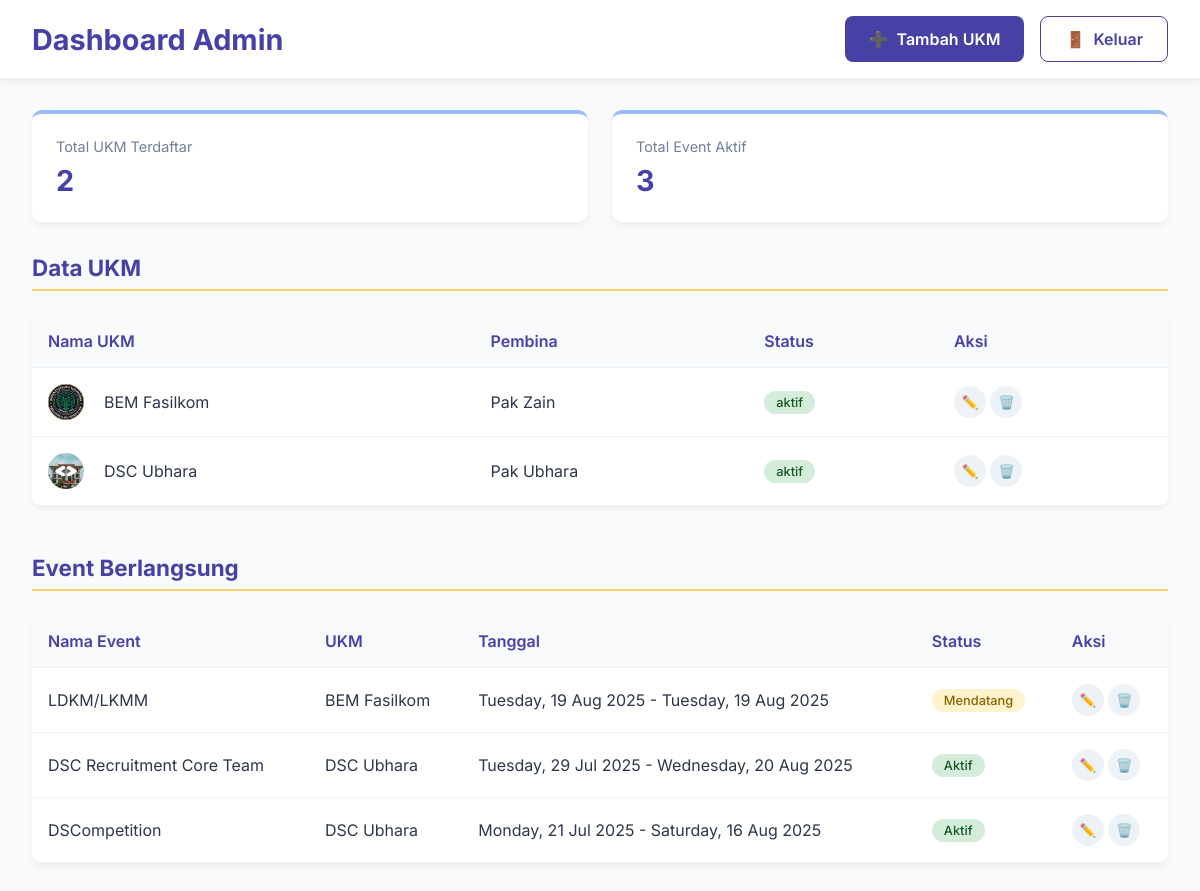
Page /infoukm/dashboard_admin.php (signed in) on the committed database.
### tables this page shows
CREATE TABLE `users` (
  `id` int NOT NULL,
  `nama_ukm` varchar(100) DEFAULT NULL,
  `email` varchar(100) DEFAULT NULL,
  `password` varchar(255) DEFAULT NULL,
  `remember_token` varchar(255) DEFAULT NULL,
  `pembina` varchar(100) DEFAULT NULL,
  `sosial_media` varchar(255) DEFAULT NULL,
  `deskripsi_ukm` text,
  `logo` varchar(255) DEFAULT NULL,
  `role` enum('admin','ukm') DEFAULT 'ukm',
  `status` enum('aktif','nonaktif') DEFAULT 'aktif',
  `created_at` timestamp NULL DEFAULT CURRENT_TIMESTAMP,
  `tiktok` varchar(255) DEFAULT NULL,
  `x` varchar(255) DEFAULT NULL,
  `facebook` varchar(255) DEFAULT NULL
);

CREATE TABLE `events` (
  `id` int NOT NULL,
  `nama_event` varchar(255) DEFAULT NULL,
  `tanggal_mulai` date DEFAULT NULL,
  `tanggal_selesai` date DEFAULT NULL,
  `lokasi` varchar(255) DEFAULT NULL,
  `deskripsi` text,
  `biaya` int DEFAULT NULL,
  `link_pendaftaran` varchar(255) DEFAULT NULL,
  `status` enum('Aktif','Mendatang','Selesai') DEFAULT 'Mendatang',
  `banner` varchar(255) DEFAULT NULL,
  `created_by` int DEFAULT NULL,
  `created_at` timestamp NULL DEFAULT CURRENT_TIMESTAMP,
  `jam_mulai` time DEFAULT NULL,
  `jam_selesai` time DEFAULT NULL
);

### infoukm/dashboard_admin.php (the view, shortened to what this page needs)
<?php
require 'koneksi.php';
$ukm_result = $conn->query("SELECT * FROM users WHERE role = 'ukm' ORDER BY nama_ukm");
$event_result = $conn->query("SELECT e.*, u.nama_ukm FROM events e JOIN users u ON e.created_by = u.id ORDER BY e.tanggal_mulai DESC");
$total_ukm = $ukm_result->num_rows;
$total_event = $event_result->num_rows;
?>
<!DOCTYPE html>
<html lang="id">
<head>
    <link rel="stylesheet" href="styles/dashboard_admin.css">
</head>
<body>
    <div class="header">
        <h1 class="page-title">Dashboard Admin</h1>
        <div class="btn-group">
            <a href="tambah_akun.php" class="btn btn-primary">
                <span>➕</span>
                <span>Tambah UKM</span>
            </a>
            <a href="logout.php" class="btn btn-secondary">
                <span>🚪</span>
                <span>Keluar</span>
            </a>
        </div>
    </div>
    <div class="isi">
        <div class="stats-container fade-up fade-delay-1">
            <div class="stat-card">
                <div class="stat-title">Total UKM Terdaftar</div>
                <div class="stat-value"><?= $total_ukm ?></div>
            </div>
            <div class="stat-card fade-up fade-delay-1">
                <div class="stat-title">Total Event Aktif</div>
                <div class="stat-value"><?= $total_event ?></div>
            </div>
        </div>
        <div class="data-section fade-up fade-delay-2">
            <h2 class="section-title">Data UKM</h2>
            <div class="data-table table-responsive">
                <table>
                    <thead>
                        <tr>
                            <th>Nama UKM</th>
                            <th>Pembina</th>
                            <th>Status</th>
                            <th>Aksi</th>
                        </tr>
                    </thead>
                    <tbody>
                        <?php while ($ukm = $ukm_result->fetch_assoc()): ?>
                            <tr>
                                <td>
                                    <div style="display: flex; align-items: center; gap: 0.5rem;">
                                        <?php
                                        $logo = !empty($ukm['logo']) ? $ukm['logo'] : 'default.png';
                                        $logo_path = "uploads/" . $logo;
                                        ?>
                                        <img src="<?= htmlspecialchars($logo_path) ?>" alt="UKM Logo" class="ukm-avatar" />
                                        <span><?= htmlspecialchars($ukm['nama_ukm']) ?></span>
                                    </div>
                                </td>
                                <td><?= htmlspecialchars($ukm['pembina']) ?></td>
                                <td><span class="status <?= strtolower($ukm['status']) ?>"><?= htmlspecialchars($ukm['status']) ?></span></td>
                                <td>
                                    <button class="action-btn" onclick="window.location.href='edit_akun.php?id=<?= $ukm['id'] ?>'">✏️</button>
                                    <button class="action-btn" onclick="if(confirm('Yakin ingin menghapus akun UKM ini?')) window.location.href='hapus_akun.php?id=<?= $ukm['id'] ?>'">🗑️</button>
                                </td>
                            </tr>
                        <?php endwhile; ?>
                    </tbody>
                </table>
            </div>
        </div>
        <div class="data-section fade-up fade-delay-3">
            <h2 class="section-title">Event Berlangsung</h2>
            <div class="data-table table-responsive">
                <table>
                    <thead>
                        <tr>
                            <th>Nama Event</th>
                            <th>UKM</th>
                            <th>Tanggal</th>
                            <th>Status</th>
                            <th>Aksi</th>
                        </tr>
                    </thead>
                    <tbody>
                    <?php while ($event = $event_result->fetch_assoc()): ?>
                        <tr>
                            <td><?= htmlspecialchars($event['nama_event']) ?></td>
                            <td><?= htmlspecialchars($event['nama_ukm']) ?></td>
                            <td>
                                <?php if (!empty($event['tanggal_mulai']) && !empty($event['tanggal_selesai'])): ?>
                                    <span>
                                        <?= date('l, d M Y', strtotime($event['tanggal_mulai'])) ?> -
                                        <?= date('l, d M Y', strtotime($event['tanggal_selesai'])) ?>
                                    </span>
                                <?php else: ?>
                                    <span>Tanggal belum tersedia</span>
                                <?php endif; ?>
                            </td>
                            <td><span class="status <?= strtolower($event['status']) ?>"><?= $event['status'] ?></span></td>
                            <td>
                                <button class="action-btn" onclick="window.location.href='edit_event.php?id=<?= $event['id'] ?>'">✏️</button>
                                <button class="action-btn" onclick="if(confirm('Yakin hapus?')) window.location.href='hapus_event.php?id=<?= $event['id'] ?>'">🗑️</button>
                            </td>
                        </tr>
                    <?php endwhile; ?>
                    </tbody>
                </table>
            </div>
        </div>
    </div>
</body>
</html>

### infoukm/styles/dashboard_admin.css (style rules this page uses)
:root { --primary: #4741A6; --secondary: #F9CE69; --accent: #9BBBFC; --background: #F8FAFC; --white: #FFFFFF; --black: #333333; --text: #2D3748; }
* { margin: 0; padding: 0; box-sizing: border-box; font-family: 'Inter', 'Segoe UI', sans-serif; }
body { background-color: var(--background); color: var(--text); }
.isi { padding-left: 2rem; padding-right: 2rem; padding-bottom: 2rem; }
.header { padding: 1rem 2rem; background-color: white; display: flex; justify-content: space-between; align-items: center; margin-bottom: 2rem; box-shadow: 0 2px 10px rgba(0,0,0,0.08); }
.page-title { font-size: 1.8rem; color: var(--primary); font-weight: 700; }
.btn-group { display: flex; gap: 1rem; }
.btn { display: inline-flex; align-items: center; gap: 0.5rem; padding: 0.75rem 1.5rem; border: none; border-radius: 8px; font-weight: 600; text-decoration: none; transition: all 0.3s; cursor: pointer; }
.btn-primary { background-color: var(--primary); color: var(--white); }
.btn-secondary { background-color: var(--white); color: var(--primary); border: 1px solid var(--primary); }
.stats-container { display: grid; grid-template-columns: repeat(auto-fit, minmax(200px, 1fr)); gap: 1.5rem; margin-bottom: 2rem; }
.stat-card { background-color: var(--white); border-radius: 10px; padding: 1.5rem; box-shadow: 0 4px 6px rgba(0,0,0,0.05); border-top: 4px solid var(--accent); }
.stat-title { font-size: 0.9rem; color: #718096; margin-bottom: 0.5rem; }
.stat-value { font-size: 1.8rem; font-weight: 700; color: var(--primary); }
.status { display: inline-block; padding: 0.25rem 0.75rem; border-radius: 20px; font-size: 0.8rem; font-weight: 500; }
.status.aktif { background-color: #d4edda; color: #155724; }
.status.mendatang { background-color: #fff3cd; color: #856404; }
.data-section { margin-bottom: 3rem; }
.section-title { font-size: 1.4rem; color: var(--primary); margin-bottom: 1.5rem; padding-bottom: 0.5rem; border-bottom: 2px solid var(--secondary); }
.data-table { width: 100%; background-color: var(--white); border-radius: 10px; overflow: hidden; box-shadow: 0 4px 6px rgba(0,0,0,0.05); }
.table-responsive { overflow-x: auto; display: block; }
table { width: 100%; border-collapse: collapse; }
th, td { padding: 1rem; text-align: left; border-bottom: 1px solid #EDF2F7; }
th { background-color: #F8FAFC; color: var(--primary); font-weight: 600; }
.ukm-avatar { width: 36px; height: 36px; border-radius: 50%; object-fit: cover; margin-right: 0.75rem; }
.action-btn { display: inline-flex; align-items: center; justify-content: center; width: 32px; height: 32px; border-radius: 50%; background-color: #EDF2F7; color: var(--primary); transition: all 0.3s; border: none; cursor: pointer; }
.fade-up { opacity: 0; animation: fadeUp 0.8s ease-out forwards; }
.fade-delay-1 { animation-delay: 0.1s; }
.fade-delay-2 { animation-delay: 0.2s; }
.fade-delay-3 { animation-delay: 0.3s; }

### rows in the picture
users: logo (picture), nama_ukm "BEM Fasilkom", pembina "Pak Zain", status "aktif"
users: logo (picture), nama_ukm "DSC Ubhara", pembina "Pak Ubhara", status "aktif"
events: nama_event "LDKM/LKMM", created_by.nama_ukm "BEM Fasilkom", tanggal_mulai "Tuesday, 19 Aug 2025", tanggal_selesai "Tuesday, 19 Aug 2025", status "Mendatang"
events: nama_event "DSC Recruitment Core Team", created_by.nama_ukm "DSC Ubhara", tanggal_mulai "Tuesday, 29 Jul 2025", tanggal_selesai "Wednesday, 20 Aug 2025", status "Aktif"
events: nama_event "DSCompetition", created_by.nama_ukm "DSC Ubhara", tanggal_mulai "Monday, 21 Jul 2025", tanggal_selesai "Saturday, 16 Aug 2025", status "Aktif"

### other values in the picture
$total_ukm "2"
$total_event "3"
